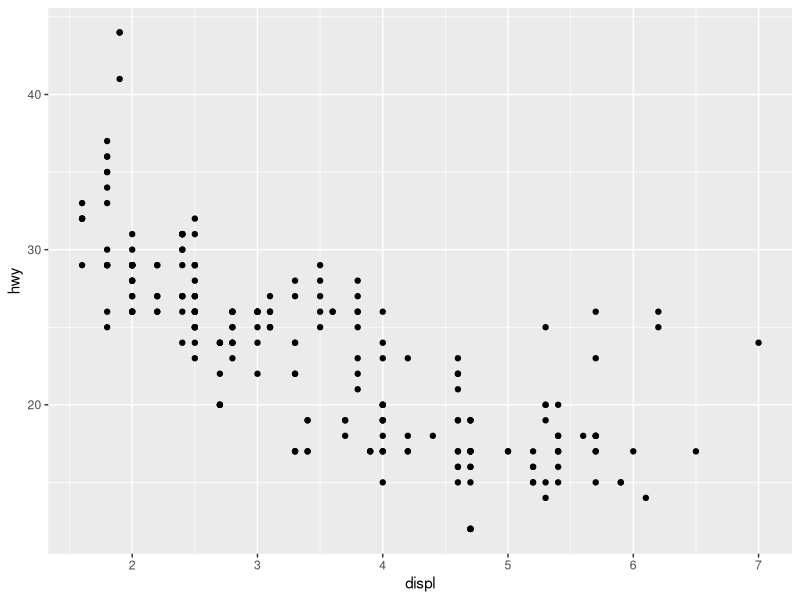
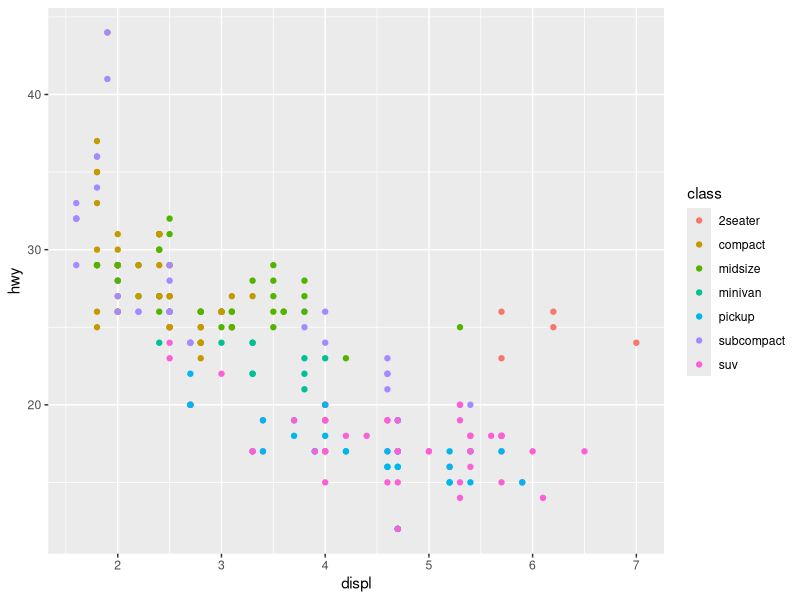
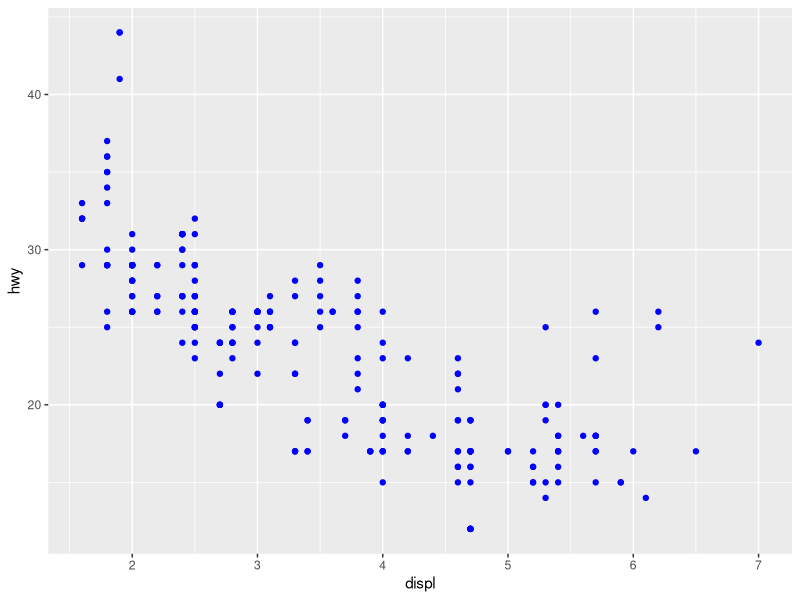
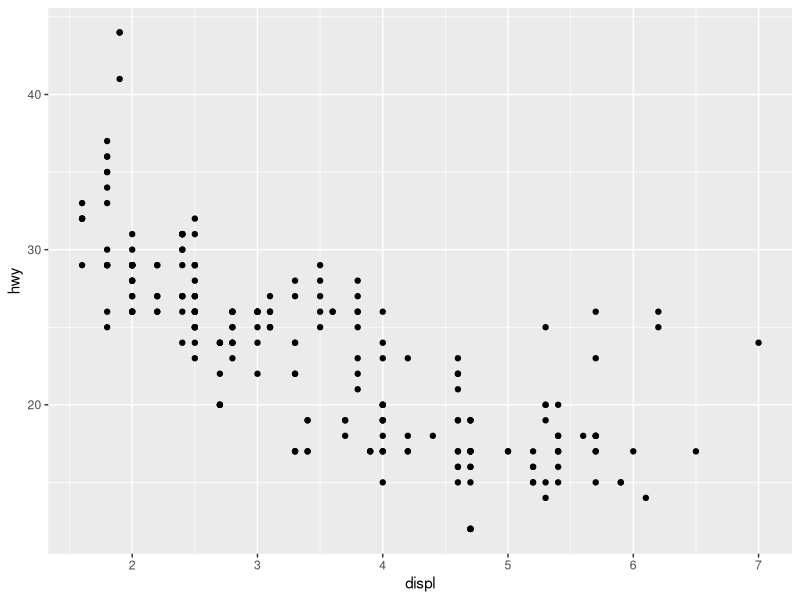
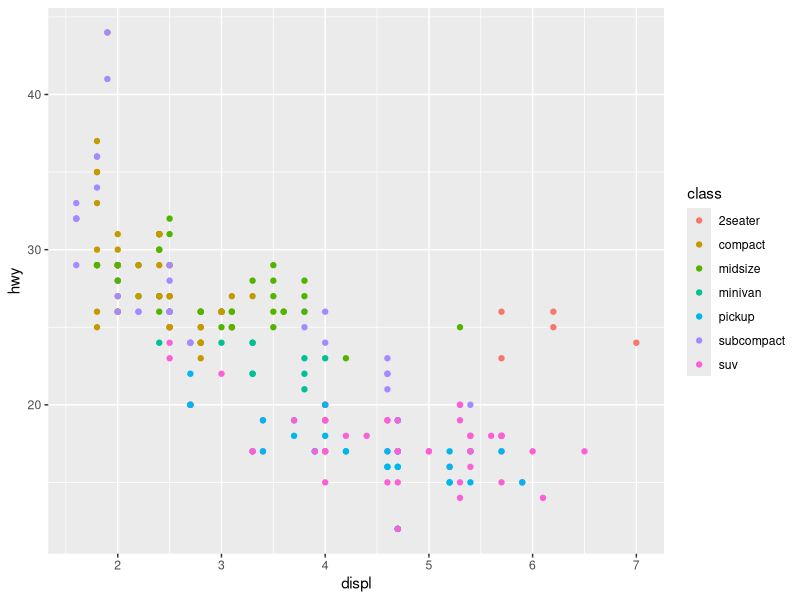
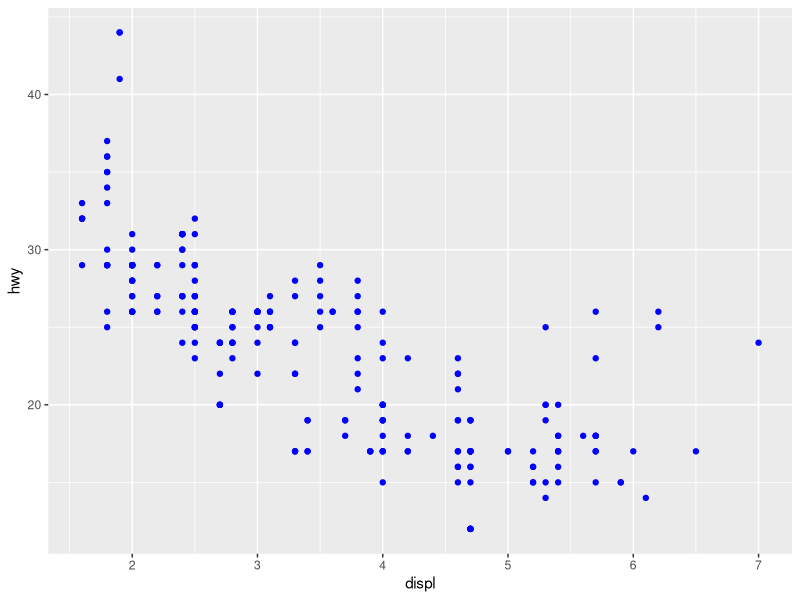

Source code (R) for these figures, in order:
## ---- chunk 1
# Install packages if needed (run once; then comment out)
# install.packages("ggplot2")
# install.packages("dplyr")

library(ggplot2)
library(dplyr)

set.seed(123)
## ---- chunk 2
dir.create("data_raw", showWarnings = FALSE)
dir.create("data_processed", showWarnings = FALSE)
dir.create("scripts", showWarnings = FALSE)
dir.create("outputs", showWarnings = FALSE)
dir.create("figures", showWarnings = FALSE)
## ---- chunk 3
dat <- ggplot2::mpg
## ---- chunk 4
print(head(dat))
print(summary(dat[, c("displ", "hwy", "class")]))
## ---- chunk 5
p1 <- ggplot(dat, aes(x = displ, y = hwy)) +
  geom_point() +
  theme_gray()
print(p1)
ggsave(
  filename = "figures/plot_A_baseline_scatter.png",
  plot = p1,
  width = 6, height = 4, dpi = 300
)
## ---- chunk 6
p2 <- ggplot(dat, aes(x = displ, y = hwy, color = class)) +
  geom_point() +
  theme_gray()
print(p2)
ggsave(
  filename = "figures/plot_B_color_by_class.png",
  plot = p2,
  width = 7, height = 4.5, dpi = 300
)
## ---- chunk 7
p3 <- ggplot(dat, aes(x = displ, y = hwy)) +
  geom_point(color = "blue") +
  theme_gray()
print(p3)
ggsave(
  filename = "figures/plot_C_styling_constant_color.png",
  plot = p3,
  width = 6, height = 4, dpi = 300
)
## ---- chunk 8
writeup_lines <- c(
  "Create an R Project for the class in your synced drive.",
  "",
   "# Find the new data set for the in-class assignment.",
  "",
  "# Short Write-Up: Mapping Data to Visual Encodings",
  "",
  "For each plot:",
  "",
  "1) What question is this plot helping answer?",
  "2) What variables are mapped to what visual properties?",
  "3) What comparison is easiest to make? What is harder?",
  "4) Identify one design choice that is a *default* and explain whether it helps or hurts.",
  "",
  "## Optional stretch",
  "- Create a second version of ONE plot optimized for a different audience (e.g., general public vs technical).",
  "- Explain what you changed and why."
)

writeLines(writeup_lines, con = "outputs/writeup_mapping_encodings.md")
